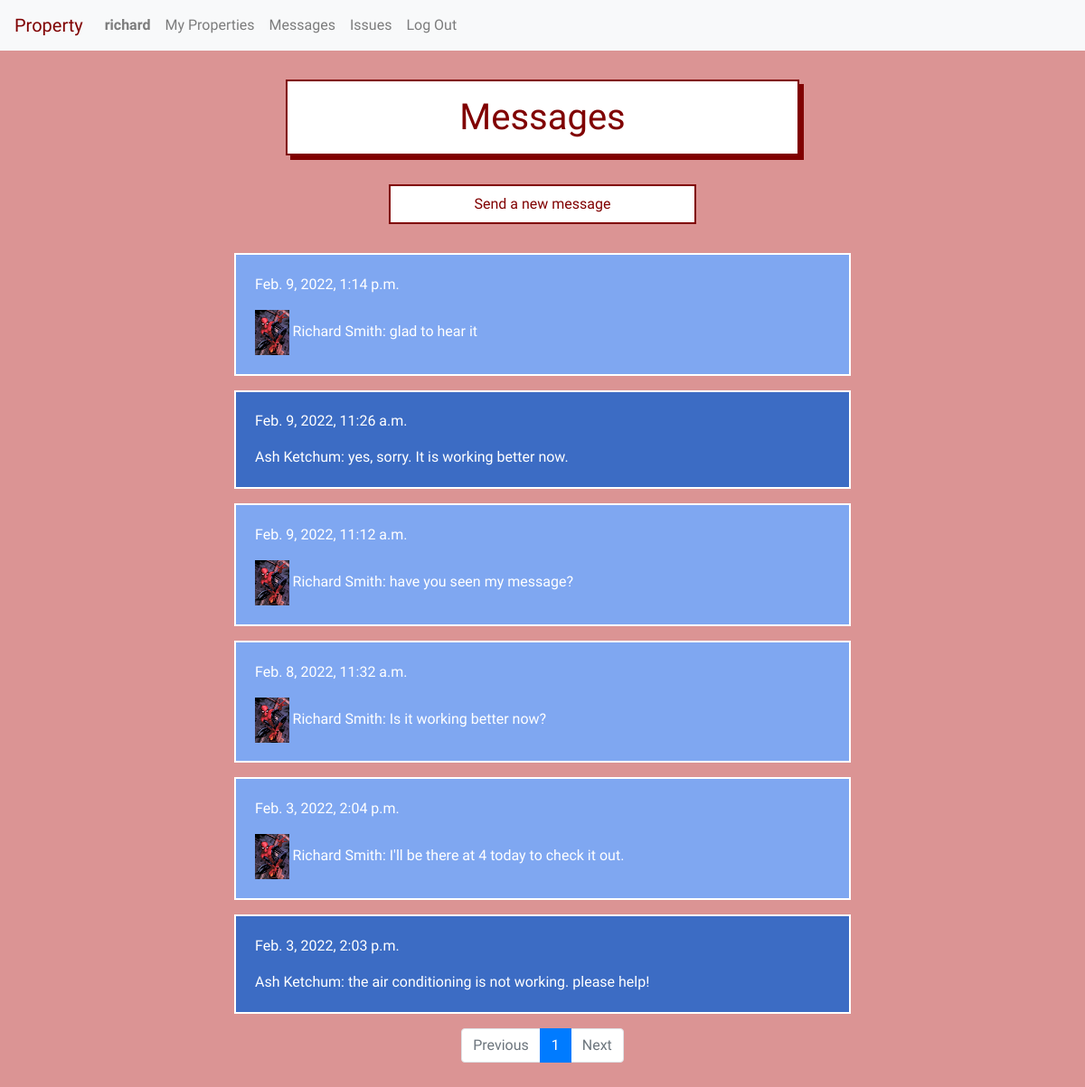
The app's page /unit_messages/2 (signed in) with its own data.
### property/models.py (models this page shows, shortened)
class User(AbstractUser):
    tenant = models.BooleanField(default=True)
    manager = models.BooleanField(default=False)
    profile_picture = models.ImageField(blank=True, null=True, upload_to='profile_images/')

class Message(models.Model):
    sender = models.ForeignKey(User, on_delete=models.CASCADE, related_name="senders")
    recipient = models.ForeignKey(User, on_delete=models.CASCADE, related_name="recipients")
    timestamp = models.DateTimeField(default=timezone.now)
    image = models.ImageField(blank=True, null=True, upload_to='message_images/')
    text = models.TextField(max_length=1000, default=" ", null=False, blank=False)
    read = models.BooleanField(default=False)

### property/views.py (the view, shortened to what this page needs)
# urls.py: path("unit_messages/<int:unit_id>", views.unit_messages, name="unit_messages"),
@login_required
def unit_messages(request, unit_id):
    if request.method == "GET":
        unit = Unit.objects.get(id=unit_id)
        if request.user.manager:
            messages = Message.objects.filter(sender=request.user).filter(recipient=unit.tenant) | Message.objects.filter(recipient=request.user).filter(sender=unit.tenant)
            ordered_messages = Message.objects.filter(id__in=messages).order_by('-timestamp')
            paginator = Paginator(ordered_messages, 10) # Show 10 messages per page.
            page_number = request.GET.get('page')
            page_obj = paginator.get_page(page_number)
            return render(request, 'property/unit_messages.html', {
                "messages": page_obj,
                "unit": unit
            })
    else:
        return render(request, 'property/error.html')

### property/templates/property/unit_messages.html (shortened to what this page needs)
{% extends "property/layout.html" %}
{% block body %}
<h1>Messages</h1>
{% if user.is_authenticated and request.user == unit.manager or request.user == unit.tenant%}
    <button onclick="show_send_message_form_block()" class="show_send_a_message_form">Send a new message</button><br>
    {% for message in messages %}
    <div class="listed-item-messages-{{message.sender.tenant}}">
        <div class="original_message_content">
            <p class="timestamp">{{ message.timestamp }}</p>
            <p id="original_content_{{message.id}}">
                {% if message.sender.profile_picture %}
                    <img src="{{ message.sender.profile_picture.url }}" alt="{{ message.sender }}" height=50>
                {% endif %}
                {{ message.sender.first_name }} {{ message.sender.last_name }}: {{ message.text }}
            </p>
        </div>
    </div>
    {% endfor %}
    <nav aria-label="Page navigation">
        <ul class="pagination justify-content-center">
          {% if messages.has_previous %}
            <li class="page-item">
              <a class="page-link" href="?page={{ messages.previous_page_number }}">Previous</a>
            </li>
          {% else %}
            <li class="page-item disabled">
              <a class="page-link" href="#" tabindex="-1" aria-disabled="True">Previous</a>
            </li>
          {% endif %}
          {% for i in messages.paginator.page_range %}
            {% if messages.number == i %}
              <li class="page-item active" aria-current="page">
                <span class="page-link">
                  {{ i }}
                </span>
              </li>
            {% else %}
              <li class="page-item"><a class="page-link" href="?page={{ i }}">{{ i }}</a></li>
            {% endif %}
          {% endfor %}
          {% if messages.has_next %}
            <li class="page-item">
              <a class="page-link" href="?page={{ messages.next_page_number }}">Next</a>
            </li>
          {% else %}
            <li class="page-item disabled">
              <a class="page-link" href="#" tabindex="-1" aria-disabled="True">Next</a>
            </li>
          {% endif %}
        </ul>
      </nav>
{% else %}
<br><br>
You don't have permission to view this page.
{% endif %}
{% endblock %}

### property/templates/property/layout.html (shortened to what this page needs)
{% load static %}
<!DOCTYPE html>
<html lang="en">
    <head>
        <link rel="stylesheet" href="https://stackpath.bootstrapcdn.com/bootstrap/4.3.1/css/bootstrap.min.css">
        <link href="{% static 'property/styles.css' %}" rel="stylesheet">
    </head>
    <body>
        {% if user.is_authenticated %}
        <nav class="navbar sticky-top navbar-expand-lg navbar-light bg-light">
            <a id="property" class="navbar-brand" href="{% url 'index' %}">Property</a>
            <div class="collapse navbar-collapse" id="navbarTogglerDemo02">
              <ul class="navbar-nav mr-auto mt-2 mt-lg-0">
                <li class="nav-item">
                    <a class="nav-link" href="{% url 'profile' %}"><strong>{{ user.username }}</strong></a>
                </li>
                {% if user.manager %}
                <li class="nav-item">
                    <a class="nav-link" href="{% url 'index' %}">My Properties</a>
                </li>
                {% endif %}
                <li class="nav-item">
                    <a class="nav-link" href="{% url 'messages' %}">Messages</a>
                </li>
                <li class="nav-item">
                    <a class="nav-link" href="{% url 'issues' %}">Issues</a>
                </li>
                <li class="nav-item">
                    <a class="nav-link" href="{% url 'logout' %}">Log Out</a>
                </li>
              </ul>
            </div>
          </nav>
        {% endif %}
        <div class="body">
        {% block body %}
        {% endblock %}
        </div>
    </body>
</html>

### property/static/property/styles.css (style rules this page uses)
:root { --blue: rgb(60, 108, 196); --lightblue: rgb(127, 167, 241); }
body { background-color: rgb(219, 148, 148); color: maroon; font-family: 'Yusei Magic', sans-serif; }
#property { color: maroon; }
a { text-decoration: none !important; }
.body { padding: 2rem; text-align: center; }
h1 { padding: 1rem; margin-bottom: 1rem; margin: auto; text-align: center; border: maroon solid 2px; background-color: white; color: maroon; display: block; box-shadow: 5px 5px; width: 50%; min-width: 350px; }
.listed-item-messages-True { padding: .3rem; margin: auto; width: 60%; min-width: 300px; margin-bottom: 1rem; text-align: center; border: white solid 2px; background-color: var(--blue); color: white; display: block; }
.listed-item-messages-False { padding: .3rem; margin: auto; width: 60%; min-width: 300px; margin-bottom: 1rem; text-align: center; border: white solid 2px; background-color: var(--lightblue); color: white; display: block; }
.show_send_a_message_form, .show_report_an_issue_form, .add-property-link { padding: 0.5rem; margin: auto; width: 30%; min-width: 200px; margin-bottom: 2rem; margin-top: 2rem; text-align: center; border: maroon solid 2px; background-color: white; color: maroon; }
.edit_message, .original_message_content { width: 80%; min-width: 250px; text-align: left; margin: 1rem; }

### records on screen
User: username "richard"
Message: timestamp "Feb. 9, 2022, 1:14 p.m.", sender.profile_picture (picture), sender.first_name "Richard", sender.last_name "Smith", text "glad to hear it"
Message: timestamp "Feb. 9, 2022, 11:26 a.m.", sender.first_name "Ash", sender.last_name "Ketchum", text "yes, sorry. It is working better now."
Message: timestamp "Feb. 9, 2022, 11:12 a.m.", sender.profile_picture (picture), sender.first_name "Richard", sender.last_name "Smith", text "have you seen my message?"
Message: timestamp "Feb. 8, 2022, 11:32 a.m.", sender.profile_picture (picture), sender.first_name "Richard", sender.last_name "Smith", text "Is it working better now?"
Message: timestamp "Feb. 3, 2022, 2:04 p.m.", sender.profile_picture (picture), sender.first_name "Richard", sender.last_name "Smith", text "I'll be there at 4 today to check it out."
Message: timestamp "Feb. 3, 2022, 2:03 p.m.", sender.first_name "Ash", sender.last_name "Ketchum", text "the air conditioning is not working. please help!"

### other values on screen
{{ i }} "1"
